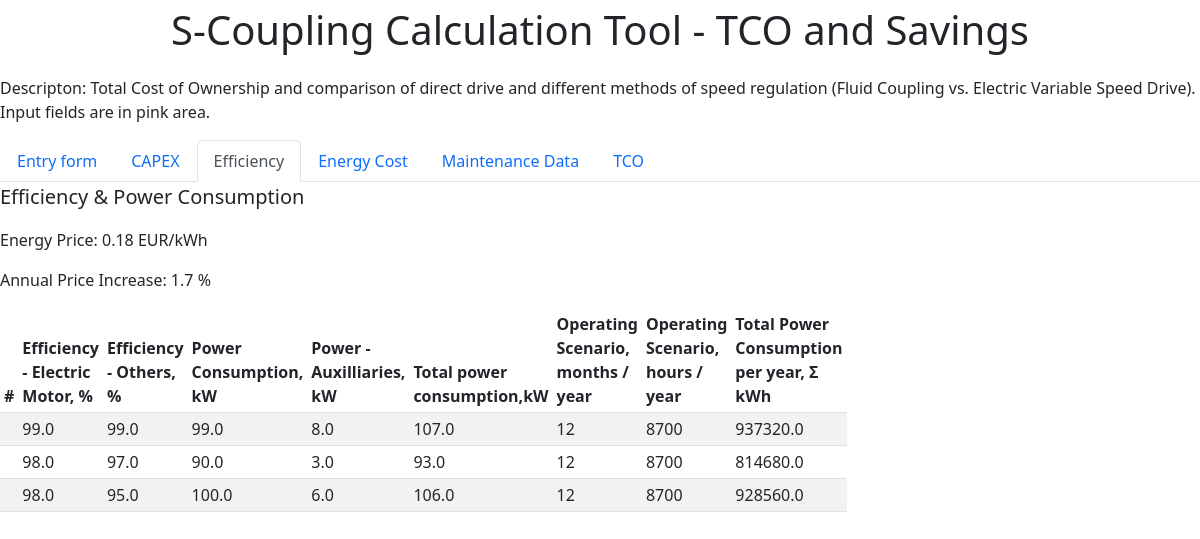
/efficiency, run on an earlier commit of the app's database.
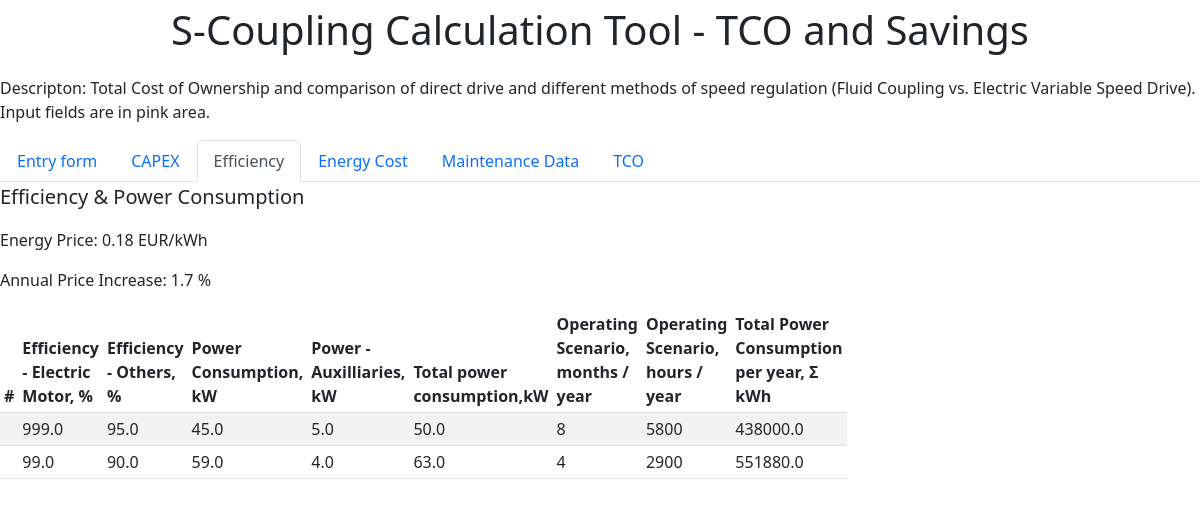
And on a later commit of the database.
### app.py (models this page shows, shortened)
class General(db.Model):
    id = db.Column(db.Integer, primary_key=True)
    unit_name = db.Column(db.String(30), nullable=False)
    energy_price = db.Column(db.Float, nullable=False, default=0.04)
    annual_increase = db.Column(db.Float, nullable=False, default=1.5)
    number_years = db.Column(db.Integer, nullable=False, default=30)

class Point(db.Model):
    id = db.Column(db.Integer, primary_key=True)
    eff_driver = db.Column(db.Float, nullable=False)
    eff_other = db.Column(db.Float, nullable=False)
    power_pump = db.Column(db.Float, nullable=False)
    power_aux = db.Column(db.Float, nullable=False)
    scenario = db.Column(db.Integer, nullable=False)

### app.py (the view)
@app.route('/efficiency', methods=['POST','GET'])
def efficiency():
    generals = General.query.all()
    points = Point.query.all()
    unit_name = generals[-1].unit_name
    energy_price = generals[-1].energy_price
    annual_increase = generals[-1].annual_increase
    return render_template('efficiency.html',unit_name=unit_name,energy_price=energy_price,annual_increase=annual_increase,points=points)

### templates/efficiency.html (shortened to what this page needs)
{% extends 'base.html'%}
{%block body%}
<ul class="nav nav-tabs" id="myTab" role="tablist">
  <li class="nav-item" role="presentation">
    <a class="nav-link" id="form" data-bs-toggle="tab" data-bs-target="#Entry form" type="button" role="tab" aria-controls="Entry form" aria-selected="false" href="/form_page">Entry form</a>
  </li>
  <li class="nav-item" role="presentation">
    <a class="nav-link" id="capex" data-bs-toggle="tab" data-bs-target="#capex" type="button" role="tab" aria-controls="capex" aria-selected="false" href="/capex">CAPEX</a>
  </li>
  <li class="nav-item" role="presentation">
    <a class="nav-link active" id="efficiency" data-bs-toggle="tab" data-bs-target="#efficiency" type="button" role="tab" aria-controls="efficiency" aria-selected="true" href="/efficiency">Efficiency</a>
  </li>
    <li class="energy" role="presentation">
    <a class="nav-link" id="energy" data-bs-toggle="tab" data-bs-target="#energy" type="button" role="tab" aria-controls="energy" aria-selected="false" href="/energy">Energy Cost</a>
  </li>
    <li class="energy" role="presentation">
    <a class="nav-link" id="maintenance" data-bs-toggle="tab" data-bs-target="#maintenance" type="button" role="tab" aria-controls="maintenance" aria-selected="false" href="/maintenance">Maintenance Data</a>
  </li>
    <li class="energy" role="presentation">
    <a class="nav-link" id="tco" data-bs-toggle="tab" data-bs-target="#tco" type="button" role="tab" aria-controls="tco" aria-selected="false" href="/tco">TCO</a>
  </li>
</ul>
<p class="lead">Efficiency & Power Consumption</p>
<p>Energy Price: {{energy_price}} EUR/kWh</p>
<p>Annual Price Increase:  {{annual_increase}} %</p>
<table style="width:100px;" class="table table-striped table-sm">
          <thead>
            <tr>
              <th scope="col">#</th>
              <th scope="col">Efficiency - Electric Motor, %</th>
              <th scope="col">Efficiency - Others, %</th>
              <th scope="col">Power Consumption, kW</th>
              <th scope="col">Power - Auxilliaries, kW</th>
              <th scope="col">Total power consumption,kW</th>
              <th scope="col">Operating Scenario, months / year</th>
              <th scope="col">Operating Scenario, hours / year</th>
              <th scope="col">Total Power Consumption per year, Σ kWh</th>
            </tr>
          </thead>
     <tbody>
     {% for i in points %}
            <tr>
              <td class="counterCell"></td>
              <td>{{i.eff_driver}}</td>
              <td>{{i.eff_other}}</td>
              <td>{{i.power_pump}}</td>
              <td>{{i.power_aux}}</td>
              <td>{{i.power_aux+i.power_pump}}</td>
              <td>{{i.scenario}}</td>
               <td>{{i.scenario*725}}</td>
              <td>{{i.power_aux*8760+i.power_pump*8760}}</td>
            </tr>
     {% endfor %}
          </tbody>
</table>
{%endblock%}

### templates/base.html (shortened to what this page needs)
<!DOCTYPE html>
<html lang="en">
<head>
    <link rel="stylesheet" href="{{ url_for('static', filename='css/main.css') }}">
    <link rel="stylesheet" href='https://cdn.jsdelivr.net/npm/bootstrap@5.2.0/dist/css/bootstrap.min.css'>
</head>
<body>
<p class="text-center">
<span class="fs-1">S-Coupling Calculation Tool - TCO and Savings</span></p>
<p class="text-left">
<span class="fs-6">Descripton:  Total Cost of Ownership and comparison of direct drive and different methods of speed regulation (Fluid Coupling vs. Electric Variable Speed Drive). Input fields are in pink area.
</span></p>
{%block body%}{%endblock%}
</body>
</html>

What changed in the data, as far as the page shows it:
removed Point: eff_driver "99.0", eff_other "99.0", power_pump "99.0", power_aux "8.0", i.power_aux+i.power_pump "107.0", scenario "12", i.scenario*725 "8700", i.power_aux*8760+i.power_pump*8760 "937320.0"
removed Point: eff_driver "98.0", eff_other "97.0", power_pump "90.0", power_aux "3.0", i.power_aux+i.power_pump "93.0", scenario "12", i.scenario*725 "8700", i.power_aux*8760+i.power_pump*8760 "814680.0"
removed Point: eff_driver "98.0", eff_other "95.0", power_pump "100.0", power_aux "6.0", i.power_aux+i.power_pump "106.0", scenario "12", i.scenario*725 "8700", i.power_aux*8760+i.power_pump*8760 "928560.0"
added Point: eff_driver "999.0", eff_other "95.0", power_pump "45.0", power_aux "5.0", i.power_aux+i.power_pump "50.0", scenario "8", i.scenario*725 "5800", i.power_aux*8760+i.power_pump*8760 "438000.0"
added Point: eff_driver "99.0", eff_other "90.0", power_pump "59.0", power_aux "4.0", i.power_aux+i.power_pump "63.0", scenario "4", i.scenario*725 "2900", i.power_aux*8760+i.power_pump*8760 "551880.0"
